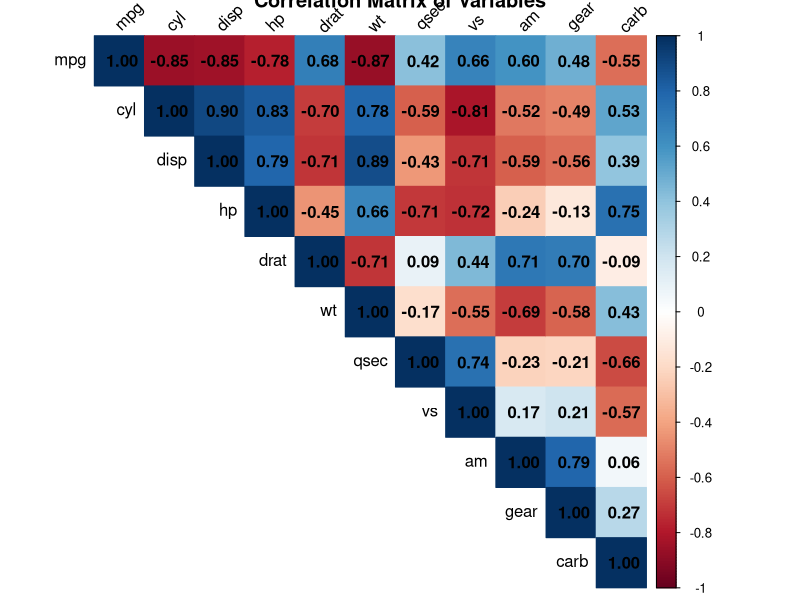
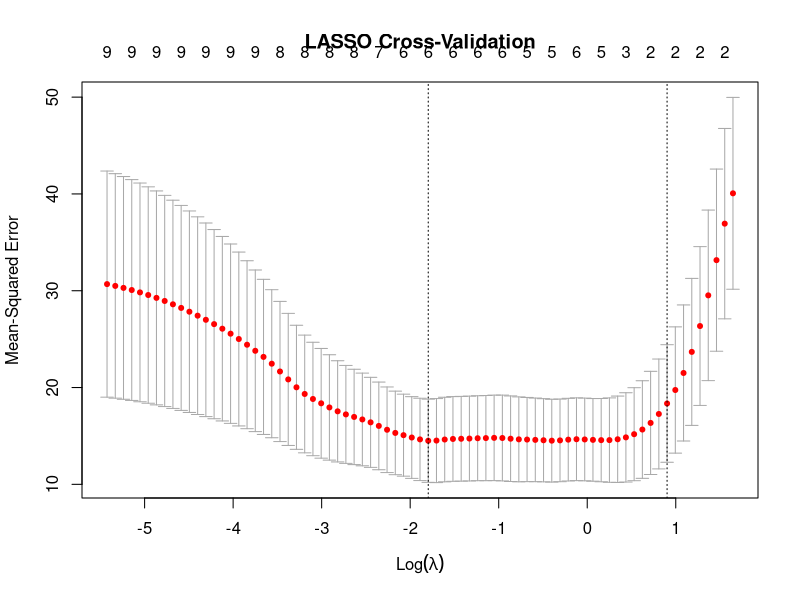

The R source for these figures, in order: (Note: this script raises an error after producing the figures.)
# Detailed R Implementation for Car Fuel Efficiency Analysis
# This file contains detailed code implementations with explanations

# ---- 1. Initial Setup and Data Loading ----
library(datasets)  # For mtcars dataset
library(corrplot)  # For correlation visualization
library(glmnet)   # For LASSO regression
library(car)      # For VIF analysis
library(caret)    # For model training and evaluation

# Set random seed for reproducibility
set.seed(17)

# ---- 2. Data Preparation ----
# Create training and testing sets
train_index <- sample(2, nrow(mtcars), replace = TRUE, prob = c(0.7, 0.3))
train_data <- mtcars[train_index==1, ]
test_data <- mtcars[train_index==2, ]

# Data exploration
summary(train_data)  # Basic statistics
correlation_matrix <- cor(mtcars)
corrplot(correlation_matrix, method = "color", type = "upper",
         addCoef.col = "black", tl.col = "black", tl.srt = 45,
         title = "Correlation Matrix of Variables")

# ---- 3. Individual Variable Analysis ----
# Function to analyze individual predictors
analyze_predictor <- function(predictor_name, data) {
    # Fit simple linear model
    formula <- as.formula(paste("mpg ~", predictor_name))
    model <- lm(formula, data = data)
    
    # Get model summary
    model_summary <- summary(model)
    
    # Check BLUE criteria
    results <- list(
        R_squared = model_summary$r.squared,
        F_pvalue = model_summary$fstatistic[1],
        coef_pvalue = model_summary$coefficients[2,4],
        is_BLUE = model_summary$r.squared > 0.5 && 
                  model_summary$coefficients[2,4] < 0.05
    )
    
    return(results)
}

# Apply analysis to each predictor
predictors <- setdiff(names(train_data), "mpg")
predictor_results <- lapply(predictors, analyze_predictor, data = train_data)
names(predictor_results) <- predictors

# ---- 4. LASSO Implementation ----
# Prepare matrices for LASSO
x_train <- as.matrix(train_data[, predictors])
y_train <- train_data$mpg

# Perform cross-validation to find optimal lambda
lasso_cv <- cv.glmnet(x_train, y_train, alpha = 1)

# Plot cross-validation results
plot(lasso_cv, main = "LASSO Cross-Validation")

# Get coefficients for optimal lambda
lasso_coef <- coef(lasso_cv, s = "lambda.min")
selected_features <- rownames(lasso_coef)[which(lasso_coef != 0)]

# ---- 5. Model Performance Evaluation ----
# Function to calculate performance metrics
calculate_metrics <- function(actual, predicted) {
    RMSE <- sqrt(mean((actual - predicted)^2))
    MAE <- mean(abs(actual - predicted))
    R2 <- 1 - sum((actual - predicted)^2) / sum((actual - mean(actual))^2)
    
    return(c(RMSE = RMSE, MAE = MAE, R2 = R2))
}

# Fit final model with selected features
final_formula <- as.formula(paste("mpg ~", paste(selected_features[-1], collapse = " + ")))
final_model <- lm(final_formula, data = train_data)

# Get predictions
train_pred <- predict(final_model, train_data)
test_pred <- predict(final_model, test_data)

# Calculate metrics
train_metrics <- calculate_metrics(train_data$mpg, train_pred)
test_metrics <- calculate_metrics(test_data$mpg, test_pred)

# ---- 6. Example Prediction ----
# Create new data for 6000 lbs car
new_car <- data.frame(
    wt = 6,
    hp = mean(train_data$hp),
    am = mean(train_data$am)
)

# Make prediction with confidence intervals
prediction <- predict(final_model, new_car, interval = "prediction")

# Print results with warning about extrapolation
cat("Predicted MPG:", round(prediction[1], 2), "\n")
cat("95% Prediction Interval:", round(prediction[2], 2), "to", round(prediction[3], 2), "\n")
cat("WARNING: This prediction involves extrapolation beyond the training data range.\n")

# ---- Notes and Comments ----
# 1. Always check package dependencies before running
# 2. Verify data quality and missing values
# 3. Consider transformations if assumptions are violated
# 4. Be cautious with predictions outside data range
# 5. Document any modifications to the original dataset
